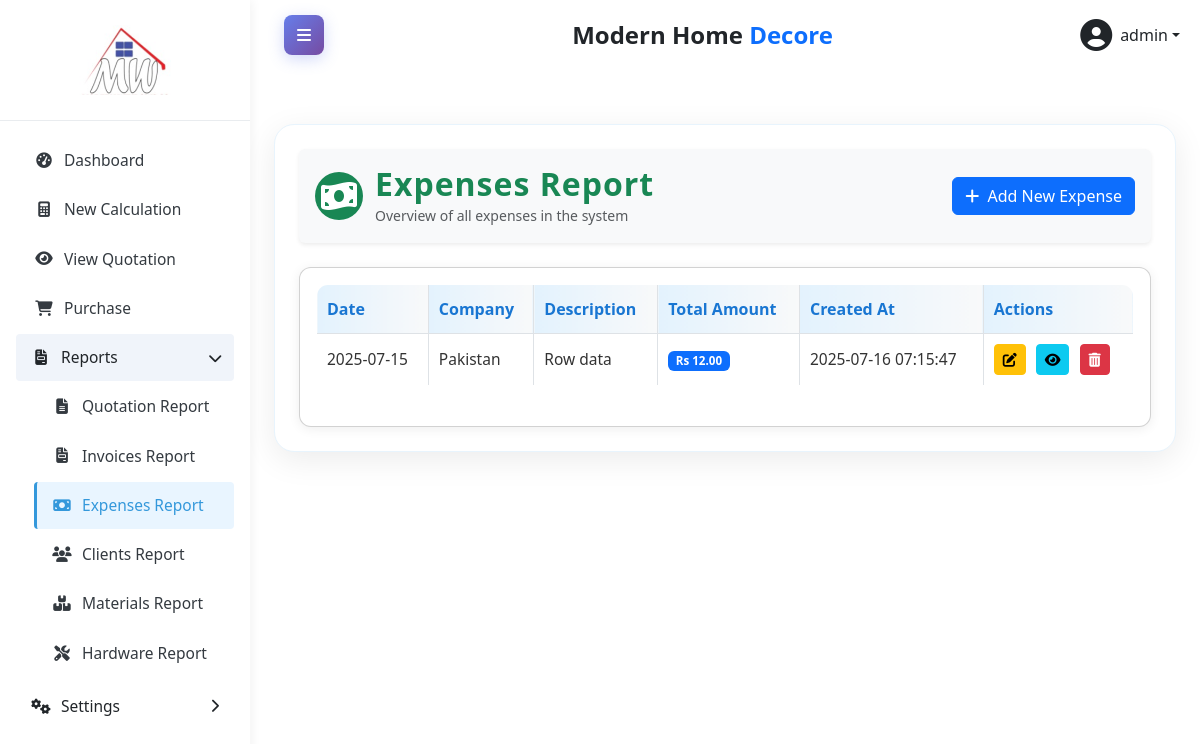
The app's page /index.php?page=reports_expenses (signed in) with its own data.
### tables this page shows
CREATE TABLE `expenses` (
  `id` int(11) NOT NULL,
  `company_id` int(11) NOT NULL,
  `expense_date` date NOT NULL,
  `description` text DEFAULT NULL,
  `total_amount` decimal(10,2) NOT NULL,
  `created_at` timestamp NULL DEFAULT current_timestamp()
);

CREATE TABLE `companies` (
  `id` int(11) NOT NULL,
  `name` varchar(255) NOT NULL,
  `description` text DEFAULT NULL,
  `created_at` timestamp NOT NULL DEFAULT current_timestamp(),
  `updated_at` timestamp NOT NULL DEFAULT current_timestamp() ON UPDATE current_timestamp()
);

### reports_expenses.php (the view, shortened to what this page needs)
<?php
require_once 'db.php';
$expenses = $conn->query("
    SELECT e.*, c.name as company_name
    FROM expenses e
    LEFT JOIN companies c ON e.company_id = c.id
    ORDER BY e.expense_date DESC
");
?>
<div class="container" style="background:#fff; border-radius:20px; box-shadow:0 8px 32px rgba(0,0,0,0.08); padding:24px; border:1px solid #e8f4fd; max-width:1200px; margin:30px auto;">
    <div class="d-flex align-items-center bg-light rounded shadow-sm p-3 mb-4 justify-content-between" style="gap: 12px;">
        <div class="d-flex align-items-center" style="gap: 12px;">
            <span class="bg-success text-white rounded-circle d-flex align-items-center justify-content-center" style="width: 48px; height: 48px; font-size: 2rem;">
                <i class="fas fa-money-bill-wave"></i>
            </span>
            <div>
                <h2 class="mb-0" style="font-weight: 600; letter-spacing: 1px; color: #198754;">Expenses Report</h2>
                <small class="text-muted">Overview of all expenses in the system</small>
            </div>
        </div>
        <button type="button" class="btn btn-primary" id="openAddExpenseModal"><i class="fas fa-plus me-1"></i> Add New Expense</button>
    </div>
<div class="card p-3">
    <div class="table-responsive">
        <table class="report-table">
            <thead class="table-light">
                <tr>
                    <th>Date</th>
                    <th>Company</th>
                    <th>Description</th>
                    <th>Total Amount</th>
                    <th>Created At</th>
                    <th>Actions</th>
                </tr>
            </thead>
            <tbody>
                <?php while ($expense = $expenses->fetch_assoc()): ?>
                    <tr>
                        <td><?= htmlspecialchars($expense['expense_date']) ?></td>
                        <td><?= htmlspecialchars($expense['company_name']) ?></td>
                        <td><?= htmlspecialchars($expense['description']) ?></td>
                        <td><span class="badge bg-primary">Rs <?= number_format($expense['total_amount'] ?? 0, 2) ?></span></td>
                        <td><?= htmlspecialchars($expense['created_at']) ?></td>
                        <td class="actions">
                            <button type="button" class="btn btn-sm btn-warning openEditExpenseModal" data-expense-id="<?= $expense['id'] ?>" title="Edit"><i class="fas fa-edit"></i></button>
                            <a href="index.php?page=reports_views&id=<?= $expense['id'] ?>" class="btn btn-sm btn-info" title="View"><i class="fas fa-eye"></i></a>
                            <a href="index.php?page=reports_expenses&delete=<?= $expense['id'] ?>" class="btn btn-sm btn-danger" title="Delete" onclick="return confirm('Are you sure you want to delete this expense?')"><i class="fas fa-trash-alt"></i></a>
                        </td>
                    </tr>
                <?php endwhile; ?>
            </tbody>
        </table>
    </div>
</div>

### index.php (style rules this page uses)
:root { --primary: #3498db; --secondary: #2980b9; --accent: #2c3e50; --light: #f8f9fa; --dark: #343a40; }
body { font-family: 'Segoe UI', sans-serif; background-color: #f5f8fa; }

### reports_expenses.php (style rules this page uses)
.card { box-shadow: 0 2px 12px rgba(0, 0, 0, 0.07); border-radius: 12px; }
.actions .btn { margin-right: 6px; }
.actions .btn:last-child { margin-right: 0; }
.table-responsive { border-radius: 12px; overflow: hidden; }
.report-table { border:1px solid #dee2e6; border-radius:12px; overflow:hidden; width:100%; background:#fff; margin-bottom: 24px; }
.report-table th { background: linear-gradient(90deg, #e3f2fd 0%, #f8f9fa 100%); color: #1976d2; font-weight: 700; font-size: 1rem; text-align: left; vertical-align: middle; padding: 12px 10px; border:1px solid #dee2e6; }
.report-table td { font-size: 0.97rem; color: #333; text-align: left; vertical-align: middle; padding: 10px 10px; border:1px solid #dee2e6; background: #fff; }
.report-table .actions { white-space: nowrap; }

### records on screen
expenses: expense_date "2025-07-15", company.name "Pakistan", description "Row data", total_amount "12.00", created_at "2025-07-16 07:15:47"

### other values on screen
$_SESSION['username'] "admin"
